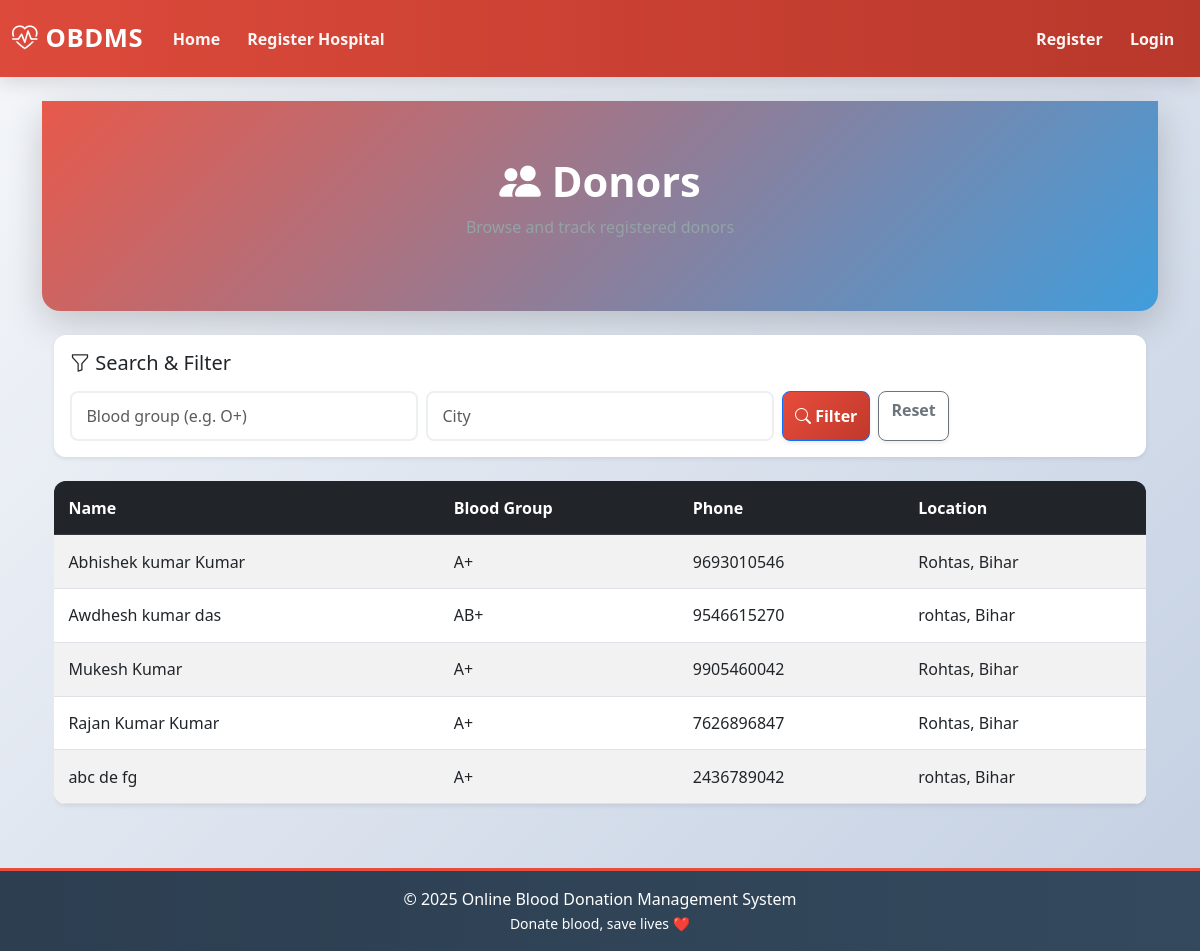
The page /donors/list/ on the database its author committed.
### donors/models.py (models this page shows, shortened)
class Donor(models.Model):
    user = models.OneToOneField(
        User,
        on_delete=models.CASCADE,
        related_name="donor",
    )
    first_name = models.CharField(max_length=50)
    middle_name = models.CharField(max_length=50, blank=True)
    last_name = models.CharField(max_length=50)
    date_of_birth = models.DateField()
    gender = models.CharField(max_length=10, choices=GENDER_CHOICES)
    marital_status = models.CharField(max_length=20, choices=MARITAL_STATUS_CHOICES)
    blood_group = models.CharField(max_length=5, choices=BLOOD_GROUP_CHOICES)
    phone = models.CharField(max_length=15)
    aadhaar_last4 = models.CharField(max_length=4)
    address = models.TextField()
    state = models.CharField(max_length=100)
    city = models.CharField(max_length=100)
    pincode = models.CharField(max_length=6)
    status = models.CharField(
        max_length=20,
        choices=[("active", "Active"), ("inactive", "Inactive")],
        default="active",
    )
    created_at = models.DateTimeField(auto_now_add=True)
    class Meta:
        ordering = ["first_name", "last_name"]
        indexes = [
            models.Index(fields=["blood_group"]),
            models.Index(fields=["city"]),
            models.Index(fields=["status"]),
        ]
    @property
    def full_name(self):
        return " ".join(filter(None, [
            self.first_name,
            self.middle_name,
            self.last_name,
        ]))

### donors/views.py (the view)
# urls.py: path("list/", views.donors_page, name="donors-page"),
def donors_page(request):
    blood_group = request.GET.get("blood_group", "").strip()
    city = request.GET.get("city", "").strip()
    location = request.GET.get("location", "").strip()
    qs = Donor.objects.filter(status="active")
    if blood_group:
        qs = qs.filter(blood_group__iexact=blood_group)
    if city:
        qs = qs.filter(city__icontains=city)
    if location:
        qs = qs.filter(
            Q(city__icontains=location)
            | Q(state__icontains=location)
            | Q(address__icontains=location)
        )
    return render(request, "donor/list.html", {
        "donors": qs.order_by("first_name"),
        "blood_group": blood_group,
        "city": city,
        "location": location,
    })

### templates/donor/list.html
{% extends 'base.html' %}
{% block content %}
<div class="page-header mb-4">
  <h1><i class="bi bi-people-fill"></i> Donors</h1>
  <p class="text-muted">Browse and track registered donors</p>
</div>
<div class="container">
  <div class="card shadow-sm mb-4">
    <div class="card-body">
      <h5 class="mb-3">
        <i class="bi bi-funnel"></i> Search & Filter
      </h5>
      <form method="get" class="row g-2">
        <div class="col-md-4">
          <input type="text"
                 name="blood_group"
                 value="{{ blood_group }}"
                 class="form-control"
                 placeholder="Blood group (e.g. O+)">
        </div>
        <div class="col-md-4">
          <input type="text"
                 name="city"
                 value="{{ city }}"
                 class="form-control"
                 placeholder="City">
        </div>
        <div class="col-md-4 d-flex gap-2">
          <button type="submit" class="btn btn-primary">
            <i class="bi bi-search"></i> Filter
          </button>
          <a href="{% url 'donors:donors-page' %}" class="btn btn-outline-secondary">
            Reset
          </a>
        </div>
      </form>
    </div>
  </div>
  {% if donors %}
    <div class="table-responsive">
      <table class="table table-striped align-middle">
        <thead class="table-dark">
          <tr>
            <th>Name</th>
            <th>Blood Group</th>
            <th>Phone</th>
            <th>Location</th>
          </tr>
        </thead>
        <tbody>
          {% for donor in donors %}
          <tr>
            <td>{{ donor.full_name }}</td>
            <td>{{ donor.blood_group }}</td>
            <td>{{ donor.phone|default:"—" }}</td>
            <td>{{ donor.city }}, {{ donor.state }}</td>
          </tr>
          {% endfor %}
        </tbody>
      </table>
    </div>
  {% else %}
    <div class="alert alert-info">
      No donors found.
    </div>
  {% endif %}
</div>
{% endblock %}

### templates/base.html (shortened to what this page needs)
{% load static %}
<!doctype html>
<html lang="en">
<head>
  <link href="https://cdn.jsdelivr.net/npm/bootstrap@5.3.0/dist/css/bootstrap.min.css" rel="stylesheet">
  <link href="https://cdn.jsdelivr.net/npm/bootstrap-icons@1.11.0/font/bootstrap-icons.css" rel="stylesheet">
  <link rel="stylesheet" href="{% static 'style.css' %}">
</head>
<body>
<nav class="navbar navbar-expand-lg navbar-dark bg-dark sticky-top">
  <div class="container-fluid">
     <a class="navbar-brand" href="{% url 'home' %}">
      <i class="bi bi-heart-pulse"></i> OBDMS
    </a>
  <ul class="navbar-nav me-auto">
  <li class="nav-item">
    <a class="nav-link" href="{% url 'home' %}">Home</a>
  </li>
  {% if not user.is_authenticated %}
  <li class="nav-item">
    <a class="nav-link" href="{% url 'hospital:register-hospital' %}">
      Register Hospital
    </a>
  </li>
  {% endif %}
</ul>
      <ul class="navbar-nav ms-auto">
        {% if user.is_authenticated %}
          <li class="nav-item">
            <a class="nav-link" href="{% url 'dashboard' %}">
              <i class="bi bi-speedometer2"></i> Dashboard
            </a>
          </li>
          <li class="nav-item">
            <a class="nav-link text-warning" href="{% url 'logout' %}">
              <i class="bi bi-box-arrow-right"></i> Logout
            </a>
          </li>
        {% else %}
          <li class="nav-item">
            <a class="nav-link" href="{% url 'donors:register-donor' %}">Register</a>
          </li>
          <li class="nav-item">
            <a class="nav-link" href="{% url 'login' %}">Login</a>
          </li>
        {% endif %}
      </ul>
    </div>
</nav>
<main class="container mt-4">
  {% block content %}{% endblock %}
</main>
<footer class="mt-5 py-3 text-center bg-light">
  <p class="mb-0">&copy; 2025 Online Blood Donation Management System</p>
  <small>Donate blood, save lives ❤️</small>
</footer>
</body>
</html>

### static/style.css (style rules this page uses)
:root { --primary-color: #e74c3c; --secondary-color: #3498db; --success-color: #27ae60; --warning-color: #f39c12; --danger-color: #e74c3c; --light-color: #ecf0f1; --dark-color: #2c3e50; --gradient-primary: linear-gradient(135deg, #e74c3c, #c0392b); --gradient-secondary: linear-gradient(135deg, #3498db, #2980b9); --gradient-success: linear-gradient(135deg, #27ae60, #229954); --shadow-sm: 0 2px 4px rgba(0,0,0,.08); --shadow-md: 0 6px 18px rgba(0,0,0,.12); --shadow-lg: 0 12px 36px rgba(0,0,0,.18); --transition: all .28s cubic-bezier(.4,0,.2,1); }
* { margin: 0; padding: 0; box-sizing: border-box; }
html, body { font-family: "Segoe UI", system-ui, sans-serif; background: linear-gradient(135deg, #f5f7fa, #c3cfe2); min-height: 100vh; color: var(--dark-color); }
.navbar { background: linear-gradient(90deg, rgba(231,76,60,.95), rgba(192,57,43,.95)); box-shadow: var(--shadow-md); padding: .9rem 0; }
.navbar-brand { font-size: 1.6rem; font-weight: 800; color: #fff !important; letter-spacing: .6px; transition: var(--transition); }
.nav-link { color: rgba(255,255,255,.95) !important; font-weight: 600; padding: .45rem .85rem !important; border-radius: 6px; position: relative; }
.page-header, .hero { background: linear-gradient(135deg, rgba(231,76,60,.92), rgba(52,152,219,.92)); color: #fff; padding: 3.5rem 1.5rem; text-align: center; border-radius: 0 0 18px 18px; box-shadow: var(--shadow-lg); margin-bottom: 2rem; }
.page-header h1, .hero h1 { font-size: 2.6rem; font-weight: 800; }
.page-header p, .hero p { opacity: .95; }
.card { border: none; border-radius: 12px; box-shadow: var(--shadow-md); transition: var(--transition); overflow: hidden; }
.table { background: #fff; border-radius: 12px; overflow: hidden; box-shadow: var(--shadow-sm); }
.table thead { background: var(--gradient-secondary); color: #fff; }
.table th, .table td { padding: .9rem; vertical-align: middle; }
.btn { border-radius: 8px; font-weight: 700; transition: var(--transition); box-shadow: var(--shadow-sm); }
.btn-primary { background: var(--gradient-primary); color: #fff; }
.form-control, .form-select { border-radius: 8px; border: 2px solid var(--light-color); padding: .7rem .9rem; transition: var(--transition); }
footer { background: linear-gradient(90deg, #2c3e50, #34495e); color: #fff; padding: 1.8rem; text-align: center; border-top: 3px solid var(--primary-color); }
.text-muted { color: #95a5a6 !important; }
.text-center { text-align: center; }

### rows shown on the page
Donor: full_name "Abhishek kumar Kumar", blood_group "A+", phone "9693010546", city "Rohtas", state "Bihar"
Donor: full_name "Awdhesh kumar das", blood_group "AB+", phone "9546615270", city "rohtas", state "Bihar"
Donor: full_name "Mukesh Kumar", blood_group "A+", phone "9905460042", city "Rohtas", state "Bihar"
Donor: full_name "Rajan Kumar Kumar", blood_group "A+", phone "7626896847", city "Rohtas", state "Bihar"
Donor: full_name "abc de fg", blood_group "A+", phone "2436789042", city "rohtas", state "Bihar"
